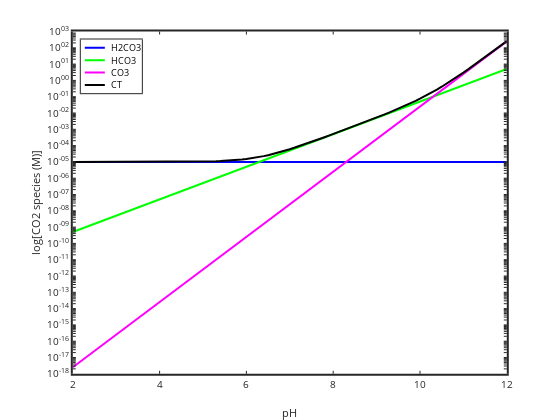

The cell this chart's notebook holds for it:
### Markdown cell above
# Open CO2

We went over the equations in class and I drew a sketch of this graph.  Here is the graph with the full calculations.

### Code cell
Ka1=10^-6.3;Ka2=10^-10.3;KH=10^-1.5;PCO2=10^-3.5;
pH=2:0.1:12; H=10.^-pH;
H2CO3=KH*PCO2*ones(size(pH));
HCO3=(Ka1*KH*PCO2)./H;
CO3=(Ka1*KH*PCO2*Ka2)./(H.^2);
semilogy(pH,H2CO3,'b','linewidth',2)
hold on
semilogy(pH,HCO3,'g','linewidth',2)
semilogy(pH,CO3,'m','linewidth',2)
semilogy(pH,H2CO3+HCO3+CO3,'k-','linewidth',2)
xlabel('pH'); ylabel('log[CO2 species (M)]');
legend('H2CO3','HCO3','CO3','CT','location','northwest')
set(gca,'linewidth',2);
title('Distribution diagram, Open CO2 system')

### Figure 1 — Plotly figure (JSON) as saved in the notebook; plotly's stock layout.template omitted (floating-point values rounded to 4 significant figures; data arrays with more than 128 entries replaced by an {"elided": "..."} marker saying what was removed)
{"data": [{"line": {"color": "rgb(0,0,255)", "dash": "solid", "width": 2}, "marker": {"color": "rgb(0,0,255)", "line": {"color": "rgb(0,0,255)"}, "size": 6, "symbol": "none"}, "mode": "lines", "name": "H2CO3", "showlegend": true, "type": "scatter", "visibility": true, "x": [2, 2.1, 2.2, 2.3, 2.4, 2.5, 2.6, 2.7, 2.8, 2.9, 3, 3.1, 3.2, 3.3, 3.4, 3.5, 3.6, 3.7, 3.8, 3.9, 4, 4.1, 4.2, 4.3, 4.4, 4.5, 4.6, 4.7, 4.8, 4.9, 5, 5.1, 5.2, 5.3, 5.4, 5.5, 5.6, 5.7, 5.8, 5.9, 6, 6.1, 6.2, 6.3, 6.4, 6.5, 6.6, 6.7, 6.8, 6.9, 7, 7.1, 7.2, 7.3, 7.4, 7.5, 7.6, 7.7, 7.8, 7.9, 8, 8.1, 8.2, 8.3, 8.4, 8.5, 8.6, 8.7, 8.8, 8.9, 9, 9.1, 9.2, 9.3, 9.4, 9.5, 9.6, 9.7, 9.8, 9.9, 10, 10.1, 10.2, 10.3, 10.4, 10.5, 10.6, 10.7, 10.8, 10.9, 11, 11.1, 11.2, 11.3, 11.4, 11.5, 11.6, 11.7, 11.8, 11.9, 12], "xaxis": "x", "y": [1e-05, 1e-05, 1e-05, 1e-05, 1e-05, 1e-05, 1e-05, 1e-05, 1e-05, 1e-05, 1e-05, 1e-05, 1e-05, 1e-05, 1e-05, 1e-05, 1e-05, 1e-05, 1e-05, 1e-05, 1e-05, 1e-05, 1e-05, 1e-05, 1e-05, 1e-05, 1e-05, 1e-05, 1e-05, 1e-05, 1e-05, 1e-05, 1e-05, 1e-05, 1e-05, 1e-05, 1e-05, 1e-05, 1e-05, 1e-05, 1e-05, 1e-05, 1e-05, 1e-05, 1e-05, 1e-05, 1e-05, 1e-05, 1e-05, 1e-05, 1e-05, 1e-05, 1e-05, 1e-05, 1e-05, 1e-05, 1e-05, 1e-05, 1e-05, 1e-05, 1e-05, 1e-05, 1e-05, 1e-05, 1e-05, 1e-05, 1e-05, 1e-05, 1e-05, 1e-05, 1e-05, 1e-05, 1e-05, 1e-05, 1e-05, 1e-05, 1e-05, 1e-05, 1e-05, 1e-05, 1e-05, 1e-05, 1e-05, 1e-05, 1e-05, 1e-05, 1e-05, 1e-05, 1e-05, 1e-05, 1e-05, 1e-05, 1e-05, 1e-05, 1e-05, 1e-05, 1e-05, 1e-05, 1e-05, 1e-05, 1e-05], "yaxis": "y"}, {"line": {"color": "rgb(0,255,0)", "dash": "solid", "width": 2}, "marker": {"color": "rgb(0,255,0)", "line": {"color": "rgb(0,255,0)"}, "size": 6, "symbol": "none"}, "mode": "lines", "name": "HCO3", "showlegend": true, "type": "scatter", "visibility": true, "x": [2, 2.1, 2.2, 2.3, 2.4, 2.5, 2.6, 2.7, 2.8, 2.9, 3, 3.1, 3.2, 3.3, 3.4, 3.5, 3.6, 3.7, 3.8, 3.9, 4, 4.1, 4.2, 4.3, 4.4, 4.5, 4.6, 4.7, 4.8, 4.9, 5, 5.1, 5.2, 5.3, 5.4, 5.5, 5.6, 5.7, 5.8, 5.9, 6, 6.1, 6.2, 6.3, 6.4, 6.5, 6.6, 6.7, 6.8, 6.9, 7, 7.1, 7.2, 7.3, 7.4, 7.5, 7.6, 7.7, 7.8, 7.9, 8, 8.1, 8.2, 8.3, 8.4, 8.5, 8.6, 8.7, 8.8, 8.9, 9, 9.1, 9.2, 9.3, 9.4, 9.5, 9.6, 9.7, 9.8, 9.9, 10, 10.1, 10.2, 10.3, 10.4, 10.5, 10.6, 10.7, 10.8, 10.9, 11, 11.1, 11.2, 11.3, 11.4, 11.5, 11.6, 11.7, 11.8, 11.9, 12], "xaxis": "x", "y": [5.012e-10, 6.31e-10, 7.943e-10, 1e-09, 1.259e-09, 1.585e-09, 1.995e-09, 2.512e-09, 3.162e-09, 3.981e-09, 5.012e-09, 6.31e-09, 7.943e-09, 1e-08, 1.259e-08, 1.585e-08, 1.995e-08, 2.512e-08, 3.162e-08, 3.981e-08, 5.012e-08, 6.31e-08, 7.943e-08, 1e-07, 1.259e-07, 1.585e-07, 1.995e-07, 2.512e-07, 3.162e-07, 3.981e-07, 5.012e-07, 6.31e-07, 7.943e-07, 1e-06, 1.259e-06, 1.585e-06, 1.995e-06, 2.512e-06, 3.162e-06, 3.981e-06, 5.012e-06, 6.31e-06, 7.943e-06, 1e-05, 1.259e-05, 1.585e-05, 1.995e-05, 2.512e-05, 3.162e-05, 3.981e-05, 5.012e-05, 6.31e-05, 7.943e-05, 0.0001, 0.0001259, 0.0001585, 0.0001995, 0.0002512, 0.0003162, 0.0003981, 0.0005012, 0.000631, 0.0007943, 0.001, 0.001259, 0.001585, 0.001995, 0.002512, 0.003162, 0.003981, 0.005012, 0.00631, 0.007943, 0.01, 0.01259, 0.01585, 0.01995, 0.02512, 0.03162, 0.03981, 0.05012, 0.0631, 0.07943, 0.1, 0.1259, 0.1585, 0.1995, 0.2512, 0.3162, 0.3981, 0.5012, 0.631, 0.7943, 1.0, 1.259, 1.585, 1.995, 2.512, 3.162, 3.981, 5.012], "yaxis": "y"}, {"line": {"color": "rgb(255,0,255)", "dash": "solid", "width": 2}, "marker": {"color": "rgb(255,0,255)", "line": {"color": "rgb(255,0,255)"}, "size": 6, "symbol": "none"}, "mode": "lines", "name": "CO3", "showlegend": true, "type": "scatter", "visibility": true, "x": [2, 2.1, 2.2, 2.3, 2.4, 2.5, 2.6, 2.7, 2.8, 2.9, 3, 3.1, 3.2, 3.3, 3.4, 3.5, 3.6, 3.7, 3.8, 3.9, 4, 4.1, 4.2, 4.3, 4.4, 4.5, 4.6, 4.7, 4.8, 4.9, 5, 5.1, 5.2, 5.3, 5.4, 5.5, 5.6, 5.7, 5.8, 5.9, 6, 6.1, 6.2, 6.3, 6.4, 6.5, 6.6, 6.7, 6.8, 6.9, 7, 7.1, 7.2, 7.3, 7.4, 7.5, 7.6, 7.7, 7.8, 7.9, 8, 8.1, 8.2, 8.3, 8.4, 8.5, 8.6, 8.7, 8.8, 8.9, 9, 9.1, 9.2, 9.3, 9.4, 9.5, 9.6, 9.7, 9.8, 9.9, 10, 10.1, 10.2, 10.3, 10.4, 10.5, 10.6, 10.7, 10.8, 10.9, 11, 11.1, 11.2, 11.3, 11.4, 11.5, 11.6, 11.7, 11.8, 11.9, 12], "xaxis": "x", "y": [2.512e-18, 3.981e-18, 6.31e-18, 1e-17, 1.585e-17, 2.512e-17, 3.981e-17, 6.31e-17, 1e-16, 1.585e-16, 2.512e-16, 3.981e-16, 6.31e-16, 1e-15, 1.585e-15, 2.512e-15, 3.981e-15, 6.31e-15, 1e-14, 1.585e-14, 2.512e-14, 3.981e-14, 6.31e-14, 1e-13, 1.585e-13, 2.512e-13, 3.981e-13, 6.31e-13, 1e-12, 1.585e-12, 2.512e-12, 3.981e-12, 6.31e-12, 1e-11, 1.585e-11, 2.512e-11, 3.981e-11, 6.31e-11, 1e-10, 1.585e-10, 2.512e-10, 3.981e-10, 6.31e-10, 1e-09, 1.585e-09, 2.512e-09, 3.981e-09, 6.31e-09, 1e-08, 1.585e-08, 2.512e-08, 3.981e-08, 6.31e-08, 1e-07, 1.585e-07, 2.512e-07, 3.981e-07, 6.31e-07, 1e-06, 1.585e-06, 2.512e-06, 3.981e-06, 6.31e-06, 1e-05, 1.585e-05, 2.512e-05, 3.981e-05, 6.31e-05, 0.0001, 0.0001585, 0.0002512, 0.0003981, 0.000631, 0.001, 0.001585, 0.002512, 0.003981, 0.00631, 0.01, 0.01585, 0.02512, 0.03981, 0.0631, 0.1, 0.1585, 0.2512, 0.3981, 0.631, 1.0, 1.585, 2.512, 3.981, 6.31, 10.0, 15.85, 25.12, 39.81, 63.1, 100.0, 158.5, 251.2], "yaxis": "y"}, {"line": {"color": "rgb(0, 0, 0)", "dash": "solid", "width": 2}, "marker": {"color": "rgb(0, 0, 0)", "line": {"color": "rgb(0, 0, 0)"}, "size": 6, "symbol": "none"}, "mode": "lines", "name": "CT", "showlegend": true, "type": "scatter", "visibility": true, "x": [2, 2.1, 2.2, 2.3, 2.4, 2.5, 2.6, 2.7, 2.8, 2.9, 3, 3.1, 3.2, 3.3, 3.4, 3.5, 3.6, 3.7, 3.8, 3.9, 4, 4.1, 4.2, 4.3, 4.4, 4.5, 4.6, 4.7, 4.8, 4.9, 5, 5.1, 5.2, 5.3, 5.4, 5.5, 5.6, 5.7, 5.8, 5.9, 6, 6.1, 6.2, 6.3, 6.4, 6.5, 6.6, 6.7, 6.8, 6.9, 7, 7.1, 7.2, 7.3, 7.4, 7.5, 7.6, 7.7, 7.8, 7.9, 8, 8.1, 8.2, 8.3, 8.4, 8.5, 8.6, 8.7, 8.8, 8.9, 9, 9.1, 9.2, 9.3, 9.4, 9.5, 9.6, 9.7, 9.8, 9.9, 10, 10.1, 10.2, 10.3, 10.4, 10.5, 10.6, 10.7, 10.8, 10.9, 11, 11.1, 11.2, 11.3, 11.4, 11.5, 11.6, 11.7, 11.8, 11.9, 12], "xaxis": "x", "y": [1e-05, 1e-05, 1e-05, 1e-05, 1e-05, 1e-05, 1e-05, 1e-05, 1e-05, 1e-05, 1.001e-05, 1.001e-05, 1.001e-05, 1.001e-05, 1.001e-05, 1.002e-05, 1.002e-05, 1.003e-05, 1.003e-05, 1.004e-05, 1.005e-05, 1.006e-05, 1.008e-05, 1.01e-05, 1.013e-05, 1.016e-05, 1.02e-05, 1.025e-05, 1.032e-05, 1.04e-05, 1.05e-05, 1.063e-05, 1.079e-05, 1.1e-05, 1.126e-05, 1.158e-05, 1.2e-05, 1.251e-05, 1.316e-05, 1.398e-05, 1.501e-05, 1.631e-05, 1.794e-05, 2e-05, 2.259e-05, 2.585e-05, 2.996e-05, 3.513e-05, 4.163e-05, 4.983e-05, 6.014e-05, 7.314e-05, 8.95e-05, 0.0001101, 0.0001361, 0.0001687, 0.0002099, 0.0002618, 0.0003272, 0.0004097, 0.0005137, 0.0006449, 0.0008106, 0.00102, 0.001285, 0.00162, 0.002045, 0.002585, 0.003272, 0.00415, 0.005273, 0.006718, 0.008584, 0.01101, 0.01418, 0.01837, 0.02394, 0.03144, 0.04163, 0.05567, 0.07525, 0.1029, 0.1425, 0.2, 0.2844, 0.4097, 0.5976, 0.8822, 1.316, 1.983, 3.013, 4.612, 7.104, 11.0, 17.11, 26.7, 41.81, 65.61, 103.2, 162.5, 256.2], "yaxis": "y"}, {"hoverinfo": "none", "line": {"color": "rgb(0,0,255)", "dash": "solid", "width": 2}, "marker": {"color": "rgb(0,0,255)", "line": {"color": "rgb(0,0,255)"}, "size": 6, "symbol": "none"}, "mode": "lines", "name": "", "showlegend": false, "type": "scatter", "visibility": true, "x": [3, 18], "xaxis": "x2", "y": [6.15, 6.15], "yaxis": "y2"}, {"hoverinfo": "none", "line": {"color": "rgb(0,255,0)", "dash": "solid", "width": 2}, "marker": {"color": "rgb(0,255,0)", "line": {"color": "rgb(0,255,0)"}, "size": 6, "symbol": "none"}, "mode": "lines", "name": "", "showlegend": false, "type": "scatter", "visibility": true, "x": [3, 18], "xaxis": "x2", "y": [15.45, 15.45], "yaxis": "y2"}, {"hoverinfo": "none", "line": {"color": "rgb(255,0,255)", "dash": "solid", "width": 2}, "marker": {"color": "rgb(255,0,255)", "line": {"color": "rgb(255,0,255)"}, "size": 6, "symbol": "none"}, "mode": "lines", "name": "", "showlegend": false, "type": "scatter", "visibility": true, "x": [3, 18], "xaxis": "x2", "y": [24.75, 24.75], "yaxis": "y2"}, {"hoverinfo": "none", "line": {"color": "rgb(0, 0, 0)", "dash": "solid", "width": 2}, "marker": {"color": "rgb(0, 0, 0)", "line": {"color": "rgb(0, 0, 0)"}, "size": 6, "symbol": "none"}, "mode": "lines", "name": "", "showlegend": false, "type": "scatter", "visibility": true, "x": [3, 18], "xaxis": "x2", "y": [34.05, 34.05], "yaxis": "y2"}], "layout": {"annotations": [{"font": {"color": "rgb(0, 0, 0)", "size": 9}, "showarrow": false, "text": "H2CO3", "x": 21, "xanchor": "left", "xref": "x2", "y": 6.15, "yanchor": "middle", "yref": "y2"}, {"font": {"color": "rgb(0, 0, 0)", "size": 9}, "showarrow": false, "text": "HCO3", "x": 21, "xanchor": "left", "xref": "x2", "y": 15.45, "yanchor": "middle", "yref": "y2"}, {"font": {"color": "rgb(0, 0, 0)", "size": 9}, "showarrow": false, "text": "CO3", "x": 21, "xanchor": "left", "xref": "x2", "y": 24.75, "yanchor": "middle", "yref": "y2"}, {"font": {"color": "rgb(0, 0, 0)", "size": 9}, "showarrow": false, "text": "CT", "x": 21, "xanchor": "left", "xref": "x2", "y": 34.05, "yanchor": "middle", "yref": "y2"}], "height": 420, "hovermode": "closest", "margin": {"b": 0, "l": 0, "r": 0, "t": 0}, "plot_bgcolor": "rgba(0, 0, 0, 0)", "showlegend": false, "width": 560, "xaxis": {"anchor": "y", "autorange": false, "domain": [0.13, 0.905], "exponentformat": "none", "gridcolor": "rgba(38,38,38,0.15)", "gridwidth": 2, "linecolor": "rgb(38,38,38)", "linewidth": 2, "mirror": "ticks", "range": [2, 12], "showgrid": false, "showline": true, "side": "bottom", "spikedash": "solid", "spikemode": "across", "spikesides": false, "spikethickness": 1, "tickangle": 0, "tickcolor": "rgb(38,38,38)", "tickfont": {"color": "rgb(38,38,38)", "size": 10}, "ticklen": 3, "ticks": "inside", "ticktext": ["2", "4", "6", "8", "10", "12"], "tickvals": [2, 4, 6, 8, 10, 12], "title": {"font": {"color": "rgb(38,38,38)", "size": 11}, "text": "pH"}, "type": "linear", "visible": true, "zeroline": false}, "xaxis2": {"anchor": "y2", "autorange": false, "domain": [0.1443, 0.2533], "exponentformat": "none", "fixedrange": true, "gridcolor": "rgba(38,38,38,0.15)", "gridwidth": 1, "linecolor": "rgb(38,38,38)", "linewidth": 1, "mirror": true, "range": [0, 45.72], "showgrid": false, "showline": true, "showspikes": false, "side": "bottom", "spikedash": "solid", "spikemode": "across", "spikesides": false, "spikethickness": 1, "tickangle": 0, "tickcolor": "rgb(38,38,38)", "tickfont": {"color": "rgb(38,38,38)", "size": 9}, "ticklen": 3, "ticks": "", "ticktext": [], "tickvals": [], "title": {"font": {"color": "rgb(0, 0, 0)", "size": 9.9}, "text": ""}, "type": "linear", "visible": true, "zeroline": false}, "yaxis": {"anchor": "x", "autorange": false, "domain": [0.11, 0.925], "exponentformat": "none", "gridcolor": "rgba(38,38,38,0.15)", "gridwidth": 2, "linecolor": "rgb(38,38,38)", "linewidth": 2, "mirror": "ticks", "range": [-18, 3], "showgrid": false, "showline": true, "side": "left", "spikedash": "solid", "spikemode": "across", "spikesides": false, "spikethickness": 1, "tickangle": 0, "tickcolor": "rgb(38,38,38)", "tickfont": {"color": "rgb(38,38,38)", "size": 10}, "ticklen": 3, "ticks": "inside", "ticktext": {"elided": "190 str values"}, "tickvals": {"elided": "190 float values"}, "title": {"font": {"color": "rgb(38,38,38)", "size": 11}, "text": "log[CO2 species (M)]"}, "type": "log", "visible": true, "zeroline": false}, "yaxis2": {"anchor": "x2", "autorange": false, "domain": [0.7781, 0.9059], "exponentformat": "none", "fixedrange": true, "gridcolor": "rgba(38,38,38,0.15)", "gridwidth": 1, "linecolor": "rgb(38,38,38)", "linewidth": 1, "mirror": true, "range": [40.2, 0], "showgrid": false, "showline": true, "showspikes": false, "side": "left", "spikedash": "solid", "spikemode": "across", "spikesides": false, "spikethickness": 1, "tickangle": 0, "tickcolor": "rgb(38,38,38)", "tickfont": {"color": "rgb(38,38,38)", "size": 9}, "ticklen": 3, "ticks": "", "ticktext": [], "tickvals": [], "title": {"font": {"color": "rgb(0, 0, 0)", "size": 9.9}, "text": ""}, "type": "linear", "visible": true, "zeroline": false}}}
